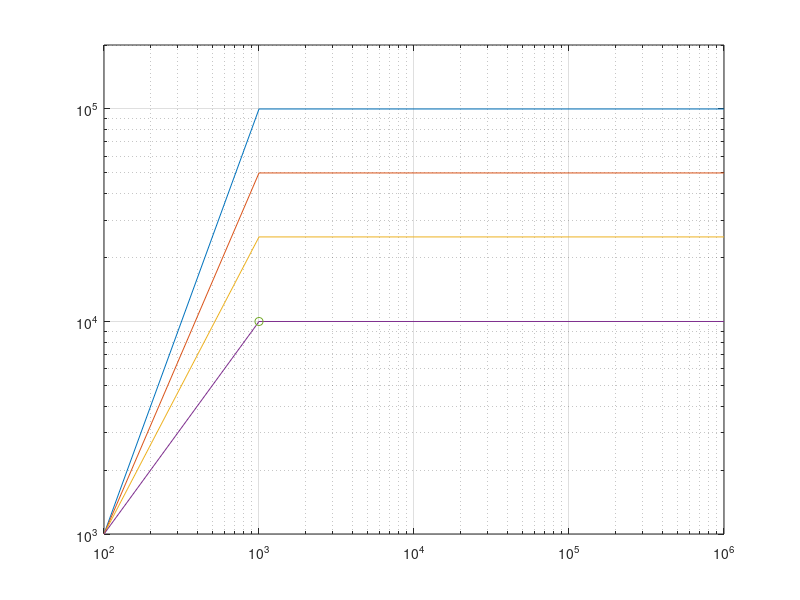

Recreate this plot in MATLAB.
% Plot Roofline and Measurements
clear; clc; close all;

x_FL_100=[1E2,1E3,1E6];
y_FL_100=[1E3,1E5,1E5];

x_FL_50=[1E2,1E3,1E6];
y_FL_50=[1E3,1E5/2,1E5/2];

x_FL_25=[1E2,1E3,1E6];
y_FL_25=[1E3,1E5/4,1E5/4];

x_FL_10=[1E2,1E3,1E6];
y_FL_10=[1E3,1E5/10,1E5/10];

x_data=[1E3];
y_data=[1E4];

loglog(x_FL_100,y_FL_100,'-'); hold on
loglog(x_FL_50,y_FL_50,'-');
loglog(x_FL_25,y_FL_25,'-');
loglog(x_FL_10,y_FL_10,'-');
loglog(x_data,y_data,'o'); hold off
axis([1E2,1E6,1E3,2E5]);
grid on;